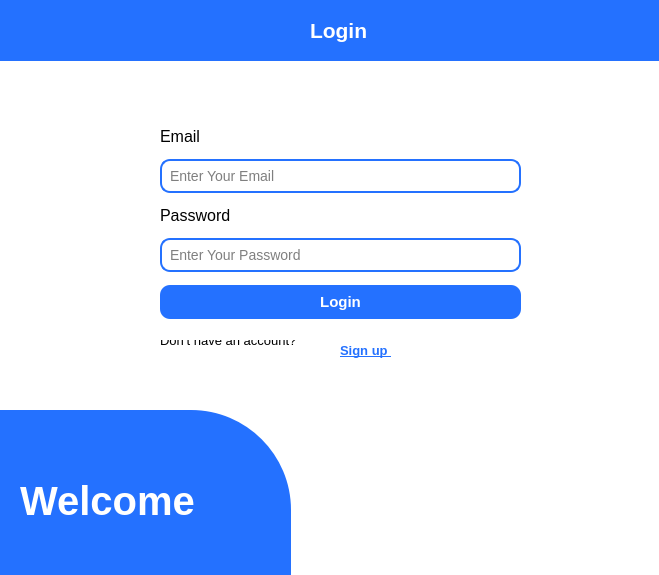
<?xml version="1.0" encoding="UTF-8"?>
<ui version="4.0">
 <class>Form</class>
 <widget class="QWidget" name="Form">
  <property name="geometry">
   <rect>
    <x>0</x>
    <y>0</y>
    <width>659</width>
    <height>575</height>
   </rect>
  </property>
  <property name="windowTitle">
   <string>Form</string>
  </property>
  <property name="styleSheet">
   <string notr="true">background-color: #FFFFFF;</string>
  </property>
  <widget class="QWidget" name="verticalLayoutWidget">
   <property name="geometry">
    <rect>
     <x>160</x>
     <y>120</y>
     <width>361</width>
     <height>211</height>
    </rect>
   </property>
   <layout class="QVBoxLayout" name="verticalLayout">
    <item>
     <widget class="QLabel" name="emailL_login">
      <property name="sizePolicy">
       <sizepolicy hsizetype="Fixed" vsizetype="Fixed">
        <horstretch>0</horstretch>
        <verstretch>0</verstretch>
       </sizepolicy>
      </property>
      <property name="font">
       <font>
        <pointsize>12</pointsize>
       </font>
      </property>
      <property name="text">
       <string>Email</string>
      </property>
     </widget>
    </item>
    <item>
     <widget class="QLineEdit" name="emailF_login">
      <property name="styleSheet">
       <string notr="true">QLineEdit {
    background-color: #FFFFFF;
    border: 2px solid #2471FF;
    border-radius: 10px;
    padding: 6px;
    font-size: 14px;
    color: #000000;
}

QLineEdit:focus {
    border: 2px solid #164499;
    background-color: #F5F8FF;
}
</string>
      </property>
      <property name="placeholderText">
       <string>Enter Your Email</string>
      </property>
     </widget>
    </item>
    <item>
     <widget class="QLabel" name="passwordL_login">
      <property name="sizePolicy">
       <sizepolicy hsizetype="Fixed" vsizetype="Fixed">
        <horstretch>0</horstretch>
        <verstretch>0</verstretch>
       </sizepolicy>
      </property>
      <property name="font">
       <font>
        <pointsize>12</pointsize>
       </font>
      </property>
      <property name="text">
       <string>Password</string>
      </property>
     </widget>
    </item>
    <item>
     <widget class="QLineEdit" name="passwordF_login">
      <property name="styleSheet">
       <string notr="true">QLineEdit {
    background-color: #FFFFFF;
    border: 2px solid #2471FF;
    border-radius: 10px;
    padding: 6px;
    font-size: 14px;
    color: #000000;
}

QLineEdit:focus {
    border: 2px solid #164499;
    background-color: #F5F8FF;
}
</string>
      </property>
      <property name="echoMode">
       <enum>QLineEdit::Password</enum>
      </property>
      <property name="placeholderText">
       <string>Enter Your Password</string>
      </property>
     </widget>
    </item>
    <item>
     <widget class="QPushButton" name="loginBut">
      <property name="font">
       <font>
        <pointsize>-1</pointsize>
        <weight>75</weight>
        <bold>true</bold>
       </font>
      </property>
      <property name="styleSheet">
       <string notr="true">QPushButton {
    background-color: #2471FF;
    color: white;
    border-radius: 10px;
    font-size: 15px;
    font-weight: bold;
    padding: 8px 15px;
}

QPushButton:hover {
    background-color: #164499;
}

QPushButton:pressed {
    background-color: #0E326F;
}
</string>
      </property>
      <property name="text">
       <string>Login</string>
      </property>
     </widget>
    </item>
   </layout>
  </widget>
  <widget class="QFrame" name="appBar">
   <property name="geometry">
    <rect>
     <x>0</x>
     <y>0</y>
     <width>661</width>
     <height>61</height>
    </rect>
   </property>
   <property name="font">
    <font>
     <weight>75</weight>
     <bold>true</bold>
    </font>
   </property>
   <property name="styleSheet">
    <string notr="true">background-color: #FF2471FF;</string>
   </property>
   <property name="frameShape">
    <enum>QFrame::NoFrame</enum>
   </property>
   <property name="frameShadow">
    <enum>QFrame::Plain</enum>
   </property>
   <widget class="QLabel" name="label">
    <property name="geometry">
     <rect>
      <x>310</x>
      <y>10</y>
      <width>81</width>
      <height>41</height>
     </rect>
    </property>
    <property name="font">
     <font>
      <pointsize>16</pointsize>
      <weight>75</weight>
      <bold>true</bold>
     </font>
    </property>
    <property name="styleSheet">
     <string notr="true">Color:#FFFFFF</string>
    </property>
    <property name="text">
     <string>Login</string>
    </property>
   </widget>
  </widget>
  <widget class="QFrame" name="cornerDecor">
   <property name="geometry">
    <rect>
     <x>0</x>
     <y>410</y>
     <width>291</width>
     <height>171</height>
    </rect>
   </property>
   <property name="styleSheet">
    <string notr="true">QFrame#cornerDecor {
    background-color: #2471FF;
    border-top-right-radius: 100px;
}</string>
   </property>
   <property name="frameShape">
    <enum>QFrame::StyledPanel</enum>
   </property>
   <property name="frameShadow">
    <enum>QFrame::Raised</enum>
   </property>
   <widget class="QLabel" name="label_2">
    <property name="geometry">
     <rect>
      <x>20</x>
      <y>60</y>
      <width>241</width>
      <height>61</height>
     </rect>
    </property>
    <property name="font">
     <font>
      <pointsize>30</pointsize>
      <weight>75</weight>
      <bold>true</bold>
     </font>
    </property>
    <property name="styleSheet">
     <string notr="true">color: #FFFFFF; background-color: #FF2471FF;</string>
    </property>
    <property name="text">
     <string>Welcome</string>
    </property>
   </widget>
  </widget>
  <widget class="QLabel" name="label_6">
   <property name="geometry">
    <rect>
     <x>160</x>
     <y>340</y>
     <width>181</width>
     <height>16</height>
    </rect>
   </property>
   <property name="font">
    <font>
     <pointsize>10</pointsize>
    </font>
   </property>
   <property name="text">
    <string>Don’t have an account?
</string>
   </property>
  </widget>
  <widget class="QLabel" name="goToSignup">
   <property name="geometry">
    <rect>
     <x>340</x>
     <y>340</y>
     <width>71</width>
     <height>21</height>
    </rect>
   </property>
   <property name="font">
    <font>
     <pointsize>10</pointsize>
     <weight>75</weight>
     <bold>true</bold>
     <underline>true</underline>
    </font>
   </property>
   <property name="styleSheet">
    <string notr="true">QLabel {
    color: #2471FF;
    font-weight: bold;
}
QLabel:hover {
    text-decoration: underline;
    cursor: pointer;
}
</string>
   </property>
   <property name="text">
    <string>Sign up
</string>
   </property>
   <property name="textFormat">
    <enum>Qt::RichText</enum>
   </property>
  </widget>
 </widget>
 <resources/>
 <connections/>
</ui>
